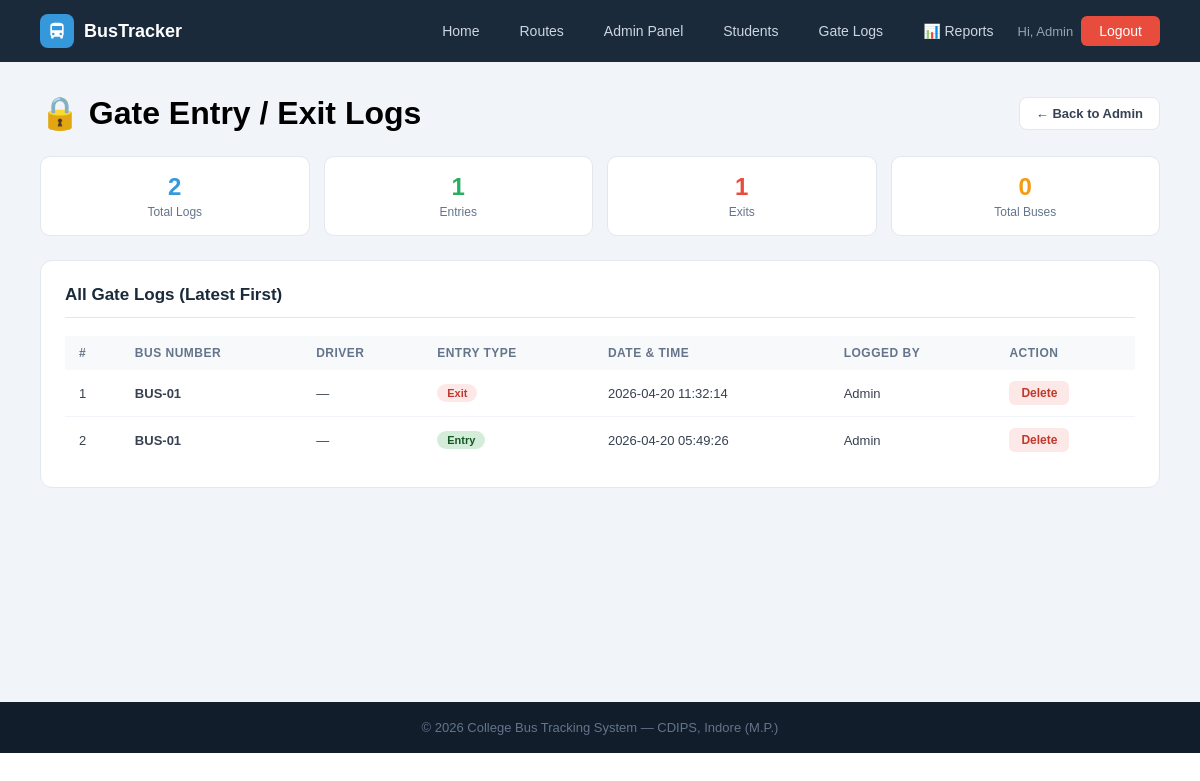
Page /admin/gate-logs (signed in) on the committed database.
### tables this page shows
CREATE TABLE gate_logs (
        id INTEGER PRIMARY KEY AUTOINCREMENT,
        bus_id INTEGER, bus_number TEXT, entry_type TEXT,
        log_time TIMESTAMP DEFAULT CURRENT_TIMESTAMP,
        noted_by TEXT DEFAULT 'System',
        FOREIGN KEY(bus_id) REFERENCES buses(id));

### app.py (the view)
@app.route('/admin/gate-logs')
@admin_required
def gate_logs_page():
    db=get_db()
    logs=db.execute('''SELECT gl.*,b.driver_name FROM gate_logs gl
                       LEFT JOIN buses b ON gl.bus_id=b.id ORDER BY gl.log_time DESC''').fetchall()
    buses=db.execute("SELECT * FROM buses").fetchall()
    db.close(); return render_template('gate_logs.html', logs=logs, buses=buses)

### app.py (called while the page is built, shortened)
def get_db():
    conn = sqlite3.connect(DB)
    conn.row_factory = sqlite3.Row
    return conn

def admin_required(f):
    @wraps(f)
    def dec(*a, **kw):
        if 'admin' not in session:
            flash('Admin access required.', 'error')
            return redirect(url_for('admin_login'))
        return f(*a, **kw)
    return dec

@app.context_processor
def inject_notifications():
    return dict(notifications=[], unread_count=0)

### templates/gate_logs.html (shortened to what this page needs)
{% extends "base.html" %}
{% block content %}
<div class="page">
    <div class="page-header-row">
        <h1>🔒 Gate Entry / Exit Logs</h1>
        <a href="{{ url_for('admin_dashboard') }}" class="back-btn">← Back to Admin</a>
    </div>
    {% set entries = logs|selectattr('entry_type','equalto','Entry')|list %}
    {% set exits   = logs|selectattr('entry_type','equalto','Exit')|list %}
    <div class="summary">
        <div class="sum-card"><div class="num" style="color:#3498db">{{ logs|length }}</div><div class="lbl">Total Logs</div></div>
        <div class="sum-card"><div class="num" style="color:#27ae60">{{ entries|length }}</div><div class="lbl">Entries</div></div>
        <div class="sum-card"><div class="num" style="color:#e74c3c">{{ exits|length }}</div><div class="lbl">Exits</div></div>
        <div class="sum-card"><div class="num" style="color:#f39c12">{{ buses|length }}</div><div class="lbl">Total Buses</div></div>
    </div>
    <div class="panel">
        <h2>All Gate Logs (Latest First)</h2>
        <table>
            <thead>
                <tr><th>#</th><th>Bus Number</th><th>Driver</th><th>Entry Type</th><th>Date &amp; Time</th><th>Logged By</th><th>Action</th></tr>
            </thead>
            <tbody>
            {% for l in logs %}
            <tr>
                <td>{{ loop.index }}</td>
                <td><b>{{ l.bus_number }}</b></td>
                <td>{{ l.driver_name or '—' }}</td>
                <td>
                    <span class="badge {{ 'badge-in' if l.entry_type == 'Entry' else 'badge-out' }}">
                        {{ l.entry_type }}
                    </span>
                </td>
                <td>{{ l.log_time }}</td>
                <td>{{ l.noted_by }}</td>
                <td>
                    <a href="{{ url_for('delete_gate_log', lid=l.id) }}"
                       onclick="return confirm('Are you sure you want to delete this gate log entry?')"
                       class="btn-sm btn-danger">Delete</a>
                </td>
            </tr>
            {% else %}
            <tr><td colspan="7" style="text-align:center;color:#94a3b8;padding:32px">No gate logs recorded yet.</td></tr>
            {% endfor %}
            </tbody>
        </table>
    </div>
</div>
{% endblock %}

### static/css/style.css (style rules this page uses)
* { margin: 0; padding: 0; box-sizing: border-box; font-family: Arial, sans-serif; }
a { text-decoration: none; }
.badge { display: inline-block; padding: 3px 10px; border-radius: 20px; font-size: 11px; font-weight: bold; }
.btn-sm { padding: 5px 12px; border-radius: 6px; font-size: 12px; font-weight: bold; border: none; cursor: pointer; text-decoration: none; display: inline-block; }
.btn-sm.btn-danger { background: #fde8e8; color: #c0392b; }
.page { padding: 32px 40px; background: #f1f5f9; min-height: 80vh; }
.page-header-row { display: flex; justify-content: space-between; align-items: center; margin-bottom: 24px; flex-wrap: wrap; gap: 12px; }
.back-btn { background: white; border: 1px solid #e2e8f0; color: #374151; padding: 8px 16px; border-radius: 8px; font-size: 13px; font-weight: bold; }
.panel { background: white; border-radius: 12px; border: 1px solid #e2e8f0; padding: 24px; margin-bottom: 20px; }
.panel h2 { font-size: 17px; font-weight: bold; color: #1a2a3a; margin-bottom: 18px; padding-bottom: 12px; border-bottom: 1px solid #e2e8f0; }
table { width: 100%; border-collapse: collapse; font-size: 13px; }
th { background: #f8f9fa; padding: 10px 14px; text-align: left; font-size: 12px; color: #64748b; text-transform: uppercase; letter-spacing: .5px; font-weight: 600; }
td { padding: 11px 14px; border-bottom: 1px solid #f1f5f9; color: #374151; }
tr:last-child td { border-bottom: none; }
.summary { display: grid; grid-template-columns: repeat(auto-fit, minmax(150px, 1fr)); gap: 14px; margin-bottom: 24px; }
.sum-card { background: white; border-radius: 10px; padding: 16px 20px; border: 1px solid #e2e8f0; text-align: center; }
.sum-card .num { font-size: 24px; font-weight: bold; }
.sum-card .lbl { font-size: 12px; color: #64748b; margin-top: 4px; }
.badge-in { background: #d4edda; color: #155724; }
.badge-out { background: #fde8e8; color: #c0392b; }

### rows in the picture
gate_logs: bus_number "BUS-01", driver_name "—", entry_type "Exit", log_time "2026-04-20 11:32:14", noted_by "Admin"
gate_logs: bus_number "BUS-01", driver_name "—", entry_type "Entry", log_time "2026-04-20 05:49:26", noted_by "Admin"

### other values in the picture
{{ session['admin']['name'] }} "Admin"
{{ logs|length }} "2"
{{ entries|length }} "1"
{{ exits|length }} "1"
{{ buses|length }} "0"
